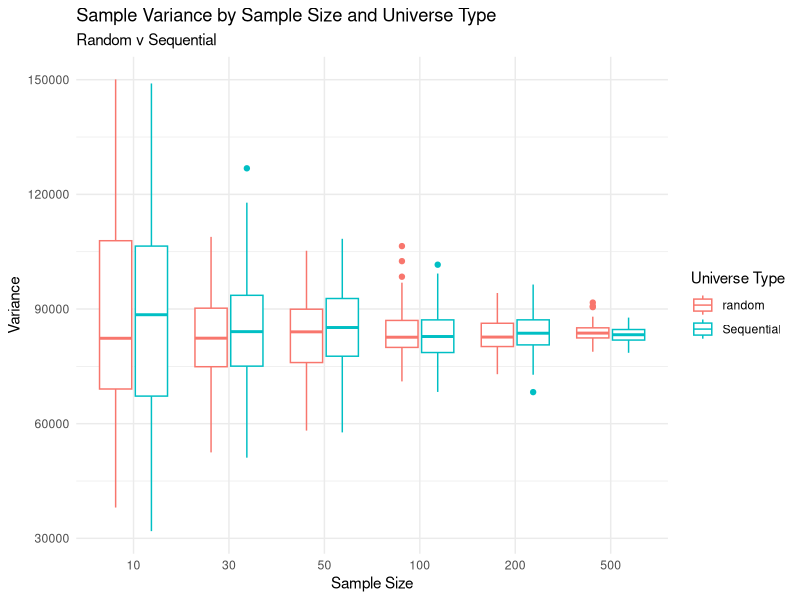
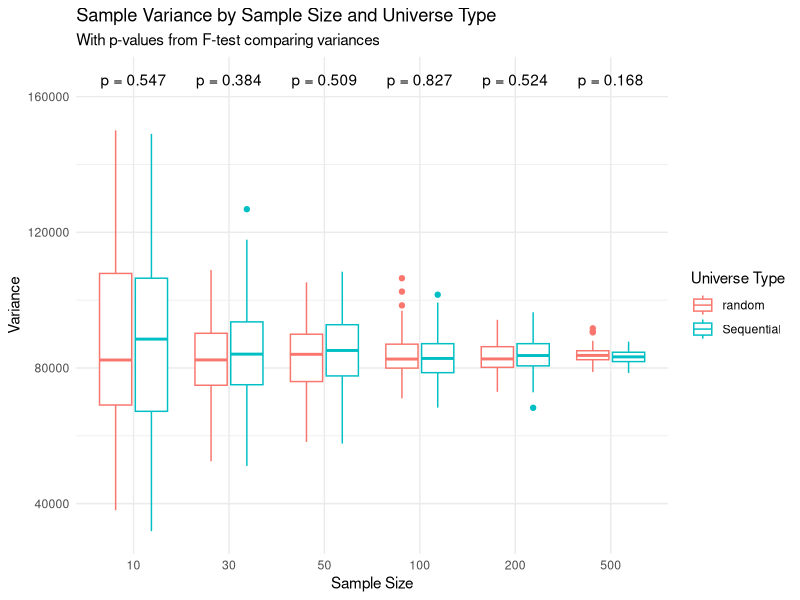
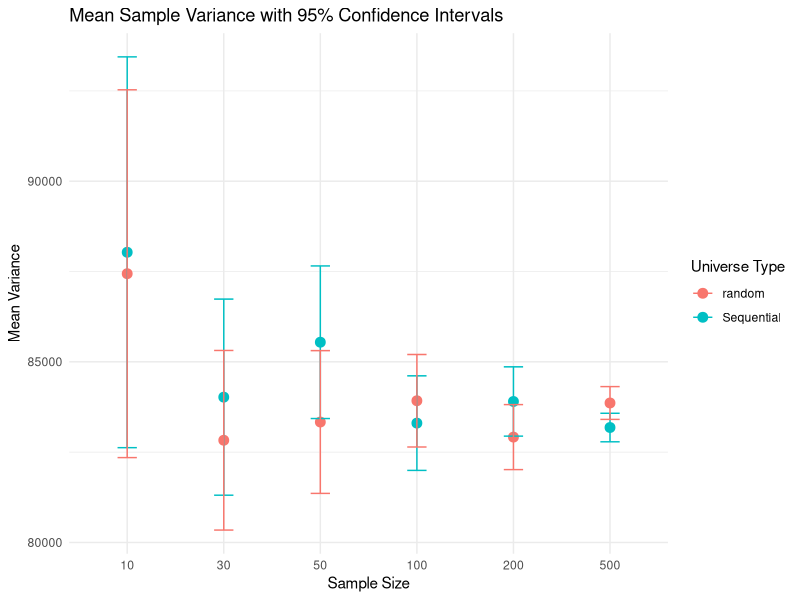
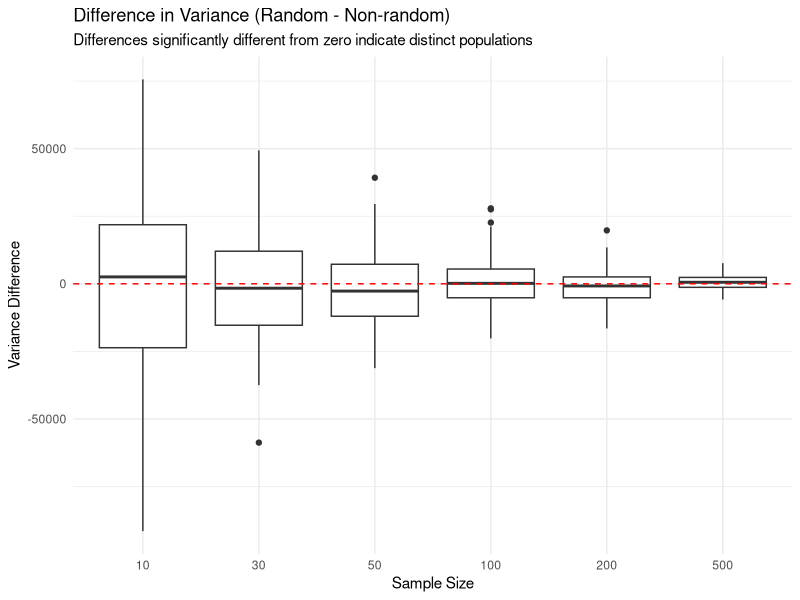
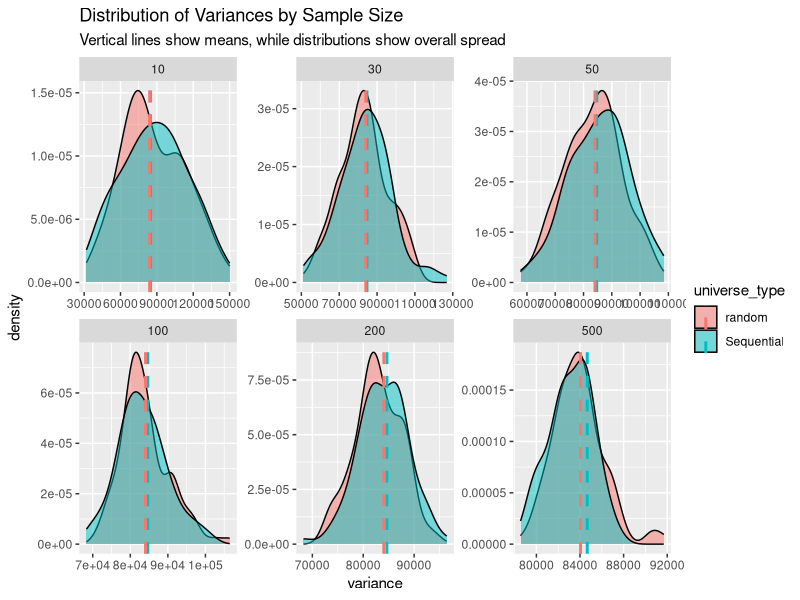
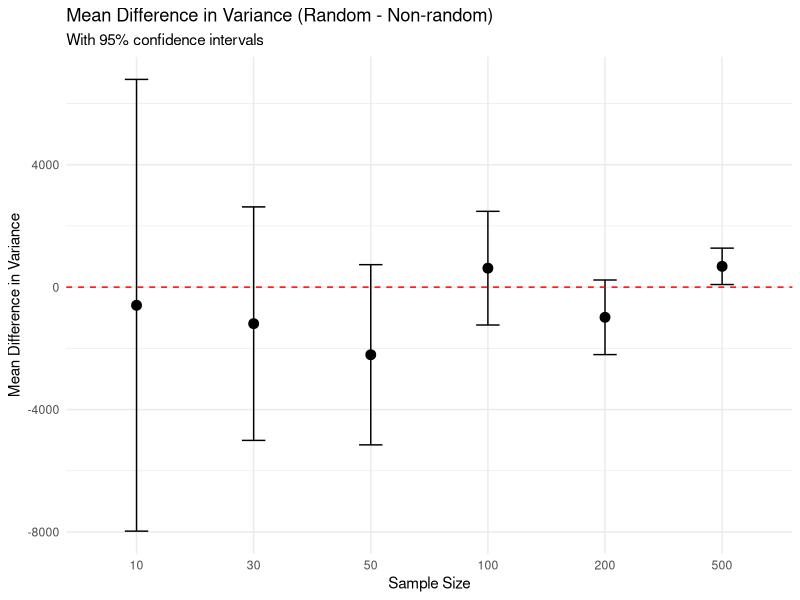

These charts were generated, in order, by the following R code:
## ---- chunk 1
knitr::opts_chunk$set(echo = TRUE)
library(tidyverse)
## ---- chunk 2
# random universe
set.seed(123)
# Create a random universe (1000 random integers between 1 and 1000)
random_universe <- sample(1:1000, 1000, replace = TRUE)

# Create non-random universes (several options)

# Option 1: Sequential numbers
sequential_universe <- 1:1000

# Option 2: Clustered data (4 distinct clusters)
clustered_universe <- c(
  rnorm(250, mean = 100, sd = 20),
  rnorm(250, mean = 300, sd = 20),
  rnorm(250, mean = 600, sd = 20),
  rnorm(250, mean = 900, sd = 20)
)
# Round to integers and ensure values are within 1-1000
clustered_universe <- pmin(1000, pmax(1, round(clustered_universe)))

# Option 3: Bimodal distribution
bimodal_universe <- c(
  rnorm(500, mean = 250, sd = 100),
  rnorm(500, mean = 750, sd = 100)
)
# Round to integers and ensure values are within 1-1000
bimodal_universe <- pmin(1000, pmax(1, round(bimodal_universe)))

# Option 4: Increasing variance (first half has low variance, second half high)
increasing_var_universe <- c(
  rnorm(500, mean = 500, sd = 50),
  rnorm(500, mean = 500, sd = 200)
)
# Round to integers and ensure values are within 1-1000
increasing_var_universe <- pmin(1000, pmax(1, round(increasing_var_universe)))
 


## ---- chunk 3
# Step 2: Function to take samples and calculate variance
calculate_sample_variances <- function(universe, sample_size, num_samples = 100) {
  variances <- numeric(num_samples)
  for(i in 1:num_samples) {
    sample_data <- sample(universe, sample_size)
    variances[i] <- var(sample_data)
  }
  return(variances)
}

## ---- chunk 4
# Step 3: Experiment with different sample sizes
sample_sizes <- c(10, 30, 50, 100, 200, 500)
results <- list()

# define the nonrandom universe type
for(size in sample_sizes) {
  random_variances <- calculate_sample_variances(random_universe, size)
  nonrandom_variances <- calculate_sample_variances(sequential_universe, size)
  
  results[[paste0("size_", size)]] <- list(
    random = random_variances,
    nonrandom = nonrandom_variances
  )
}

## ---- chunk 5
# Convert nested list to a data frame
results_df <- data.frame()

for(size_name in names(results)) {
  # Extract the numeric size from the name
  size <- as.numeric(gsub("size_", "", size_name))
  
  # Add random universe results
  random_data <- data.frame(
    sample_size = size,
    variance = results[[size_name]]$random,
    universe_type = "random"
  )
  
  # Add non-random universe results
  nonrandom_data <- data.frame(
    sample_size = size,
    variance = results[[size_name]]$nonrandom,
    universe_type = "Sequential"
  )
  
  # Combine the data
  results_df <- rbind(results_df, random_data, nonrandom_data)
}

# Now you can plot with ggplot
ggplot(results_df, aes(x = factor(sample_size), y = variance, color = universe_type)) +
  geom_boxplot() +
  labs(
    title = "Sample Variance by Sample Size and Universe Type",
    subtitle = "Random v Sequential",
    x = "Sample Size",
    y = "Variance",
    color = "Universe Type"
  ) +
  theme_minimal()
## ---- chunk 6
# Calculate p-values comparing variances across universe types for each sample size
result_stats <- data.frame()

for(size_name in names(results)) {
  # Extract the numeric size from the name
  size <- as.numeric(gsub("size_", "", size_name))
  
  # Run F-test to compare variances
  f_test <- var.test(results[[size_name]]$random, results[[size_name]]$nonrandom)
  
  # Store results
  result_stats <- rbind(result_stats, data.frame(
    sample_size = size,
    p_value = f_test$p.value,
    significant = f_test$p.value < 0.05
  ))
}

## ---- chunk 7
# Add p-values to the plot
ggplot(results_df, aes(x = factor(sample_size), y = variance, color = universe_type)) +
  geom_boxplot() +
  geom_text(data = result_stats, 
            aes(x = factor(sample_size), 
                y = max(results_df$variance) * 1.1,
                label = sprintf("p = %.3f", p_value)),
            inherit.aes = FALSE) +
  labs(
    title = "Sample Variance by Sample Size and Universe Type",
    subtitle = "With p-values from F-test comparing variances",
    x = "Sample Size",
    y = "Variance",
    color = "Universe Type"
  ) +
  theme_minimal()

## ---- chunk 8
# Calculate mean and confidence intervals for your variances
results_summary <- results_df %>%
  group_by(sample_size, universe_type) %>%
  summarize(
    mean_variance = mean(variance),
    sd_variance = sd(variance),
    n = n(),
    se = sd_variance/sqrt(n),
    ci_lower = mean_variance - 1.96*se,
    ci_upper = mean_variance + 1.96*se
  )

# Plot with confidence intervals
ggplot(results_summary, aes(x = factor(sample_size), y = mean_variance, color = universe_type)) +
  geom_point(size = 3) +
  geom_errorbar(aes(ymin = ci_lower, ymax = ci_upper), width = 0.2) +
  labs(
    title = "Mean Sample Variance with 95% Confidence Intervals",
    x = "Sample Size",
    y = "Mean Variance",
    color = "Universe Type"
  ) +
  theme_minimal()

## ---- chunk 9
# Calculate the difference in variance between random and non-random for each sample size
diff_data <- data.frame()

for(size_name in names(results)) {
  size <- as.numeric(gsub("size_", "", size_name))
  
  # Calculate differences for each simulation pair
  n_sims <- length(results[[size_name]]$random)
  differences <- results[[size_name]]$random - results[[size_name]]$nonrandom
  
  diff_data <- rbind(diff_data, data.frame(
    sample_size = rep(size, n_sims),
    variance_difference = differences
  ))
}

# Plot the differences
ggplot(diff_data, aes(x = factor(sample_size), y = variance_difference)) +
  geom_boxplot() +
  geom_hline(yintercept = 0, linetype = "dashed", color = "red") +
  labs(
    title = "Difference in Variance (Random - Non-random)",
    subtitle = "Differences significantly different from zero indicate distinct populations",
    x = "Sample Size",
    y = "Variance Difference"
  ) +
  theme_minimal()
## ---- chunk 10
ggplot(results_df, aes(x = variance, fill = universe_type)) +
  geom_density(alpha = 0.5) +
  geom_vline(data = results_df %>% group_by(universe_type) %>% 
               summarize(mean_var = mean(variance)),
             aes(xintercept = mean_var, color = universe_type),
             linetype = "dashed", linewidth = 1) +
  facet_wrap(~sample_size, scales = "free") +
  labs(title = "Distribution of Variances by Sample Size",
       subtitle = "Vertical lines show means, while distributions show overall spread")
## ---- chunk 11
# For each sample size, perform a one-sample t-test on the differences
diff_stats <- data.frame()

for(size_name in names(results)) {
  size <- as.numeric(gsub("size_", "", size_name))
  
  # Calculate differences for this sample size
  differences <- results[[size_name]]$random - results[[size_name]]$nonrandom
  
  # Perform one-sample t-test against μ = 0
  t_test <- t.test(differences, mu = 0)
  
  # Store results
  diff_stats <- rbind(diff_stats, data.frame(
    sample_size = size,
    mean_diff = mean(differences),
    p_value = t_test$p.value,
    significant = t_test$p.value < 0.05,
    lower_ci = t_test$conf.int[1],
    upper_ci = t_test$conf.int[2]
  ))
}

# Print the results
print(diff_stats)
## ---- chunk 12
# Plot the differences with confidence intervals
ggplot(diff_stats, aes(x = factor(sample_size), y = mean_diff)) +
  geom_point(size = 3) +
  geom_errorbar(aes(ymin = lower_ci, ymax = upper_ci), width = 0.2) +
  geom_hline(yintercept = 0, linetype = "dashed", color = "red") +
  labs(
    title = "Mean Difference in Variance (Random - Non-random)",
    subtitle = "With 95% confidence intervals",
    x = "Sample Size",
    y = "Mean Difference in Variance"
  ) +
  theme_minimal()
